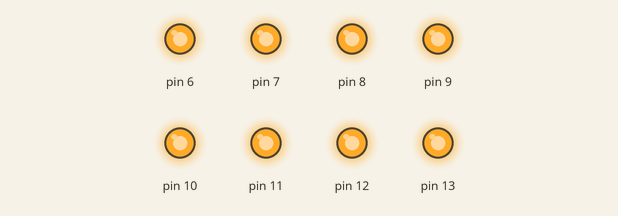
Recording of a sketch running on a simulated Arduino Uno, built with avr-gcc and run on an emulated ATmega328P. Parts: output pins drawn as LEDs (lit = HIGH).

Above: at 0.2 s.
At 2.1 s:
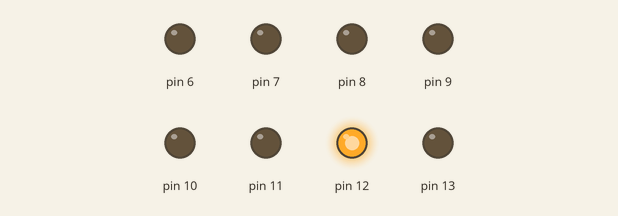
At 4.2 s:
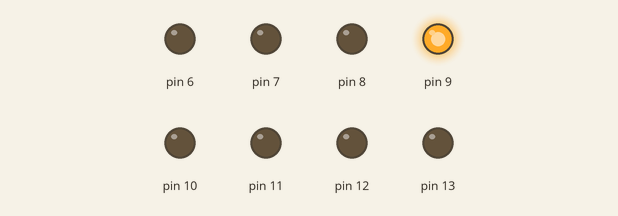
At 8.3 s:
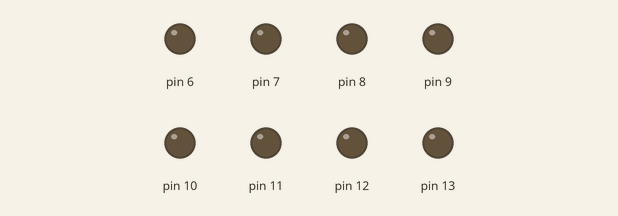
At 11.3 s:
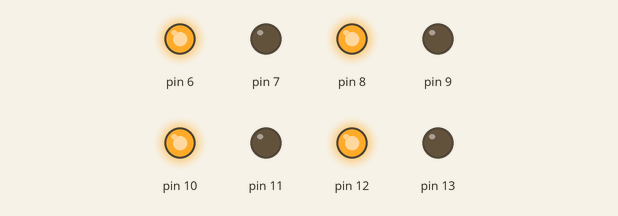
At 14.9 s:
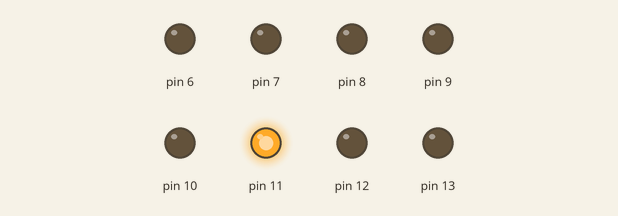
Timing chart, 0 to 15.7 s (numbered marks = the images above):
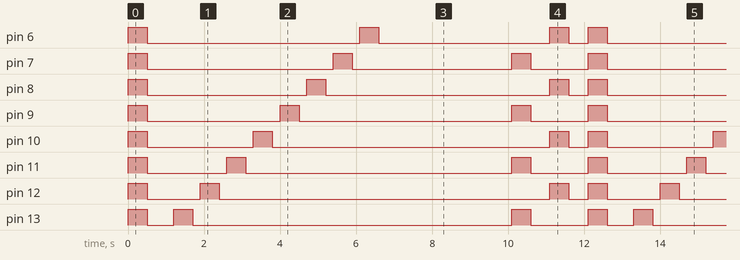

Measured:
- by itself, pin 6: repeats every 12.1 s: LOW 5.6 s, HIGH 0.50 s, LOW 4.5 s, HIGH 0.50 s, LOW 0.50 s, HIGH 0.50 s
- by itself, pin 7: repeats every 12.1 s: LOW 4.9 s, HIGH 0.50 s, LOW 4.2 s, HIGH 0.50 s, LOW 1.5 s, HIGH 0.50 s
- by itself, pin 8: repeats every 12.1 s: LOW 4.2 s, HIGH 0.50 s, LOW 5.9 s, HIGH 0.50 s, LOW 0.50 s, HIGH 0.50 s
- by itself, pin 9: repeats every 12.1 s: LOW 3.5 s, HIGH 0.50 s, LOW 5.6 s, HIGH 0.50 s, LOW 1.5 s, HIGH 0.50 s
- by itself, pin 10: repeats every 12.1 s: LOW 2.8 s, HIGH 0.50 s, LOW 7.3 s, HIGH 0.50 s, LOW 0.50 s, HIGH 0.50 s
- by itself, pin 11: repeats every 12.1 s: LOW 2.1 s, HIGH 0.50 s, LOW 7.0 s, HIGH 0.50 s, LOW 1.5 s, HIGH 0.50 s
- by itself, pin 12: repeats every 12.1 s: LOW 1.4 s, HIGH 0.50 s, LOW 8.7 s, HIGH 0.50 s, LOW 0.50 s, HIGH 0.50 s
- by itself, pin 13: repeats every 12.1 s: LOW 0.70 s, HIGH 0.50 s, LOW 8.4 s, HIGH 0.50 s, LOW 1.5 s, HIGH 0.50 s

The sketch:

leds.ino
```cpp
// C++ code
//
void setup()
{
  pinMode(13, OUTPUT);
  pinMode(12, OUTPUT);
  pinMode(11, OUTPUT);
  pinMode(10, OUTPUT);
  pinMode(9, OUTPUT);
  pinMode(8, OUTPUT);
  pinMode(7, OUTPUT);
  pinMode(6, OUTPUT);
}

void loop()
{
  for(int i = 1; i <=13; i++) {
    digitalWrite(i, HIGH);
}
delay(500);

  for(int i = 1; i <=13; i++) {
  digitalWrite(i, LOW);
}
delay(500);

  for(int i = 14; i >=2; i--) {
  digitalWrite(i, LOW);
  delay(200);
  digitalWrite(i - 1, HIGH);
  delay(500);
}
  for(int i = 13; i>=3; i -=2) {
    digitalWrite(i, HIGH);
}
delay(500);

  for(int i = 13; i>=3; i -=2) {
  digitalWrite(i, LOW);
}
delay(500);

  for(int i = 12; i>=2; i -=2) {
  digitalWrite(i, HIGH);
}
delay(500);

  for(int i = 12; i>=2; i -=2) {
    digitalWrite(i, LOW);
}
delay(500);


}//VOID
```
